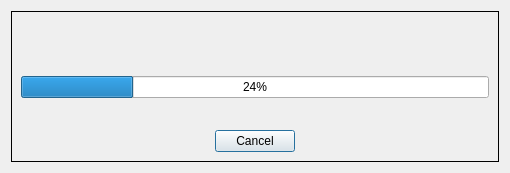
<?xml version="1.0" encoding="UTF-8"?>
<ui version="4.0">
 <class>IoProgressDialog</class>
 <widget class="QDialog" name="IoProgressDialog">
  <property name="geometry">
   <rect>
    <x>0</x>
    <y>0</y>
    <width>510</width>
    <height>173</height>
   </rect>
  </property>
  <property name="windowTitle">
   <string>Transfer Progress</string>
  </property>
  <property name="windowOpacity">
   <double>1.000000000000000</double>
  </property>
  <layout class="QGridLayout" name="gridLayout">
   <item row="0" column="0">
    <widget class="QFrame" name="frame">
     <property name="frameShape">
      <enum>QFrame::Box</enum>
     </property>
     <property name="frameShadow">
      <enum>QFrame::Plain</enum>
     </property>
     <property name="lineWidth">
      <number>1</number>
     </property>
     <layout class="QVBoxLayout" name="verticalLayout">
      <item>
       <spacer name="verticalSpacer">
        <property name="orientation">
         <enum>Qt::Vertical</enum>
        </property>
        <property name="sizeHint" stdset="0">
         <size>
          <width>20</width>
          <height>55</height>
         </size>
        </property>
       </spacer>
      </item>
      <item>
       <widget class="QLabel" name="msgLabel">
        <property name="font">
         <font>
          <pointsize>16</pointsize>
         </font>
        </property>
        <property name="autoFillBackground">
         <bool>false</bool>
        </property>
        <property name="styleSheet">
         <string notr="true">color: rgb(255, 0, 0);</string>
        </property>
        <property name="text">
         <string/>
        </property>
        <property name="indent">
         <number>23</number>
        </property>
       </widget>
      </item>
      <item>
       <widget class="QProgressBar" name="progressBar">
        <property name="value">
         <number>24</number>
        </property>
        <property name="textVisible">
         <bool>true</bool>
        </property>
        <property name="format">
         <string>%p%</string>
        </property>
       </widget>
      </item>
      <item>
       <spacer name="verticalSpacer_2">
        <property name="orientation">
         <enum>Qt::Vertical</enum>
        </property>
        <property name="sizeHint" stdset="0">
         <size>
          <width>17</width>
          <height>55</height>
         </size>
        </property>
       </spacer>
      </item>
      <item>
       <layout class="QHBoxLayout" name="horizontalLayout">
        <item>
         <spacer name="horizontalSpacer">
          <property name="orientation">
           <enum>Qt::Horizontal</enum>
          </property>
          <property name="sizeHint" stdset="0">
           <size>
            <width>40</width>
            <height>20</height>
           </size>
          </property>
         </spacer>
        </item>
        <item>
         <widget class="QPushButton" name="pushButton">
          <property name="text">
           <string>Cancel</string>
          </property>
         </widget>
        </item>
        <item>
         <spacer name="horizontalSpacer_2">
          <property name="orientation">
           <enum>Qt::Horizontal</enum>
          </property>
          <property name="sizeHint" stdset="0">
           <size>
            <width>40</width>
            <height>20</height>
           </size>
          </property>
         </spacer>
        </item>
       </layout>
      </item>
     </layout>
    </widget>
   </item>
  </layout>
 </widget>
 <resources/>
 <connections>
  <connection>
   <sender>pushButton</sender>
   <signal>clicked()</signal>
   <receiver>IoProgressDialog</receiver>
   <slot>close()</slot>
   <hints>
    <hint type="sourcelabel">
     <x>256</x>
     <y>132</y>
    </hint>
    <hint type="destinationlabel">
     <x>506</x>
     <y>149</y>
    </hint>
   </hints>
  </connection>
 </connections>
</ui>
